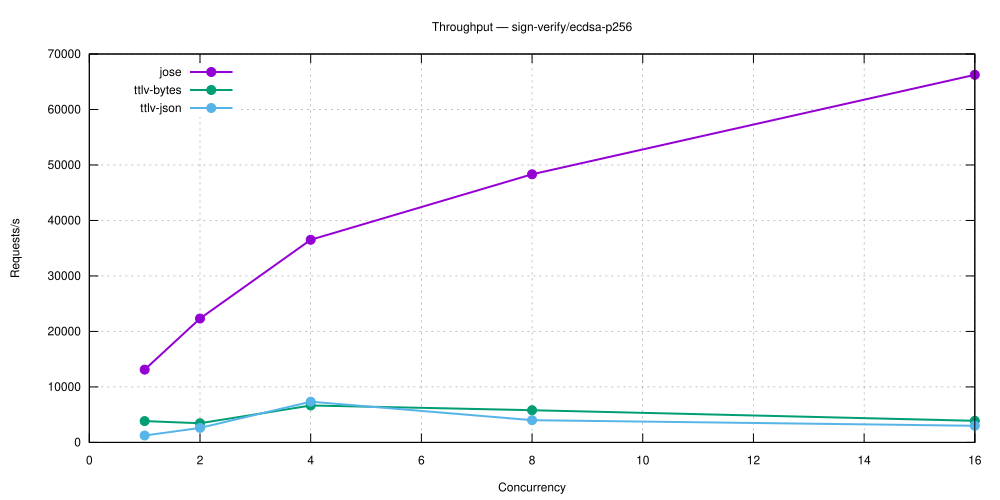

The gnuplot source for this figure:
set terminal svg size 1000,500 enhanced font 'Helvetica,12'
set output 'sign-verify_ecdsa-p256.svg'
set title 'Throughput — sign-verify/ecdsa-p256'
set grid
set xlabel 'Concurrency'
set ylabel 'Requests/s'
set key top left
plot 'sign-verify_ecdsa-p256-5.28.0-jose.dat' using 1:2 with linespoints lw 2 pt 7 title 'jose', \
     'sign-verify_ecdsa-p256-5.28.0-ttlv-bytes.dat' using 1:2 with linespoints lw 2 pt 7 title 'ttlv-bytes', \
     'sign-verify_ecdsa-p256-5.28.0-ttlv-json.dat' using 1:2 with linespoints lw 2 pt 7 title 'ttlv-json'
